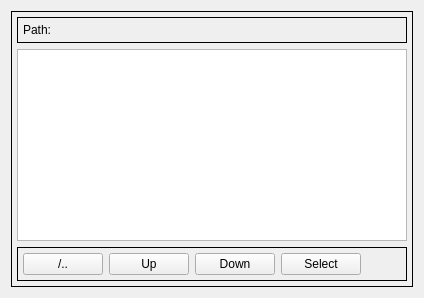
         <widget class="QWidget" name="tab_4">
          <attribute name="title">
           <string>Open</string>
          </attribute>
          <layout class="QGridLayout" name="gridLayout_7">
           <item row="0" column="0">
            <widget class="QFrame" name="gridFrame">
             <property name="frameShape">
              <enum>QFrame::Box</enum>
             </property>
             <layout class="QGridLayout" name="gridLayout_6">
              <property name="leftMargin">
               <number>5</number>
              </property>
              <property name="topMargin">
               <number>5</number>
              </property>
              <property name="rightMargin">
               <number>5</number>
              </property>
              <property name="bottomMargin">
               <number>5</number>
              </property>
              <item row="2" column="0">
               <widget class="FileSystemTable" name="filesystemtable">
                <property name="font">
                 <font>
                  <family>DejaVu Sans</family>
                  <pointsize>12</pointsize>
                 </font>
                </property>
                <property name="autoScrollMargin">
                 <number>30</number>
                </property>
                <property name="sortingEnabled">
                 <bool>false</bool>
                </property>
                <property name="hiddenColumns" stdset="0">
                 <string>1,2</string>
                </property>
                <attribute name="horizontalHeaderDefaultSectionSize">
                 <number>250</number>
                </attribute>
                <attribute name="verticalHeaderDefaultSectionSize">
                 <number>50</number>
                </attribute>
               </widget>
              </item>
              <item row="3" column="0">
               <widget class="QFrame" name="gridFrame">
                <property name="frameShape">
                 <enum>QFrame::Box</enum>
                </property>
                <layout class="QGridLayout" name="gridLayout_8">
                 <property name="leftMargin">
                  <number>5</number>
                 </property>
                 <property name="topMargin">
                  <number>5</number>
                 </property>
                 <property name="rightMargin">
                  <number>5</number>
                 </property>
                 <property name="bottomMargin">
                  <number>5</number>
                 </property>
                 <item row="0" column="2">
                  <widget class="QPushButton" name="navDown">
                   <property name="text">
                    <string>Down</string>
                   </property>
                  </widget>
                 </item>
                 <item row="0" column="4">
                  <widget class="QPushButton" name="navSelect">
                   <property name="text">
                    <string>Select</string>
                   </property>
                  </widget>
                 </item>
                 <item row="0" column="1">
                  <widget class="QPushButton" name="navUp">
                   <property name="text">
                    <string>Up</string>
                   </property>
                  </widget>
                 </item>
                 <item row="0" column="5">
                  <spacer name="horizontalSpacer_2">
                   <property name="orientation">
                    <enum>Qt::Horizontal</enum>
                   </property>
                   <property name="sizeHint" stdset="0">
                    <size>
                     <width>40</width>
                     <height>20</height>
                    </size>
                   </property>
                  </spacer>
                 </item>
                 <item row="0" column="0">
                  <widget class="QPushButton" name="navParent">
                   <property name="text">
                    <string>/..</string>
                   </property>
                  </widget>
                 </item>
                </layout>
               </widget>
              </item>
              <item row="0" column="0">
               <widget class="QFrame" name="gridFrame">
                <property name="frameShape">
                 <enum>QFrame::Box</enum>
                </property>
                <layout class="QGridLayout" name="gridLayout_12">
                 <property name="leftMargin">
                  <number>5</number>
                 </property>
                 <property name="topMargin">
                  <number>5</number>
                 </property>
                 <property name="rightMargin">
                  <number>5</number>
                 </property>
                 <property name="bottomMargin">
                  <number>5</number>
                 </property>
                 <item row="0" column="1">
                  <widget class="QLabel" name="currentPath">
                   <property name="text">
                    <string/>
                   </property>
                  </widget>
                 </item>
                 <item row="0" column="0">
                  <widget class="QLabel" name="label_10">
                   <property name="sizePolicy">
                    <sizepolicy hsizetype="Minimum" vsizetype="Preferred">
                     <horstretch>0</horstretch>
                     <verstretch>0</verstretch>
                    </sizepolicy>
                   </property>
                   <property name="maximumSize">
                    <size>
                     <width>40</width>
                     <height>16777215</height>
                    </size>
                   </property>
                   <property name="text">
                    <string>Path:</string>
                   </property>
                  </widget>
                 </item>
                </layout>
               </widget>
              </item>
             </layout>
            </widget>
           </item>
          </layout>
         </widget>
